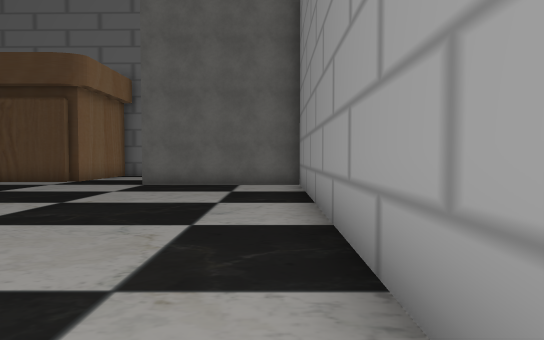
view 1 (above)

20 first-person views from a walk through a 3-D level made in the Unity game engine. The camera is 1.53 m above the floor, tilts 2° down and sees 75° across. The floor is counted in squares, 1.92 m on a side. Each view is taken from the middle of a square. On the plan, view 1 faces up. The plan holds only what a view shows up to about 11 squares ahead; the rest is blank. The place goes on beyond the plan. The player character is not drawn. Some surface patterns are stand-ins.

view 2
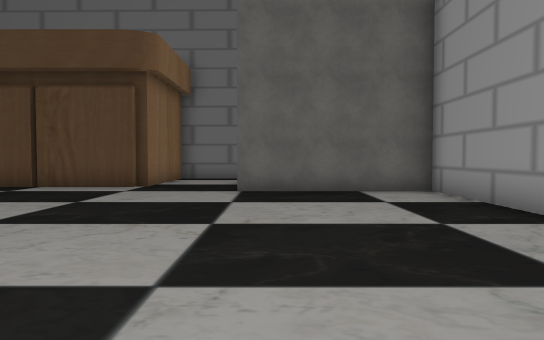

view 3
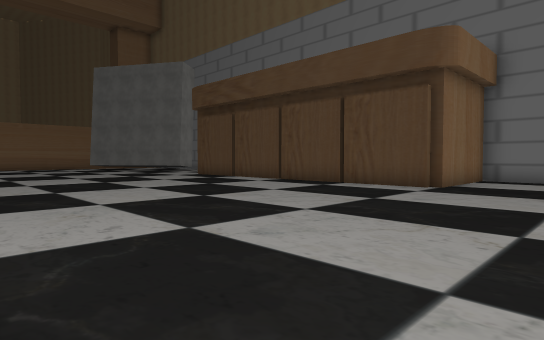

view 4
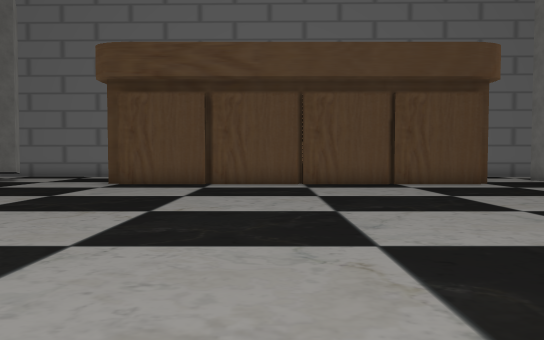

view 5
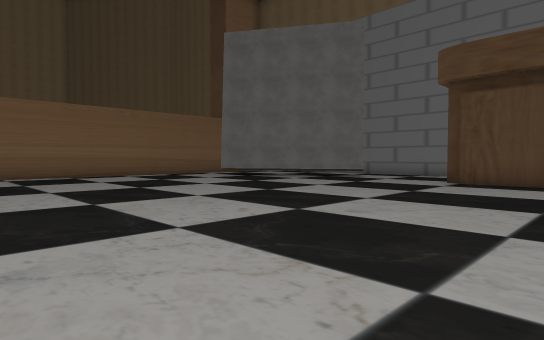

view 6
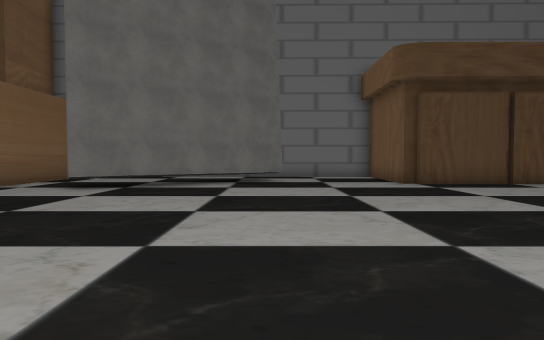

view 7
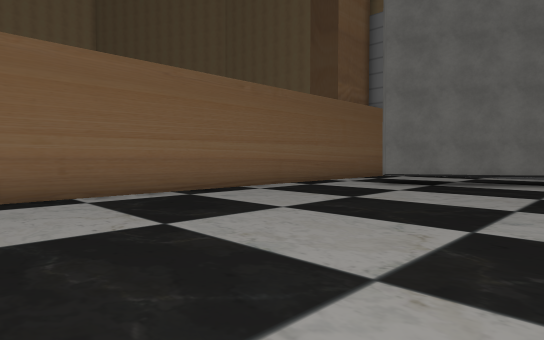

view 8
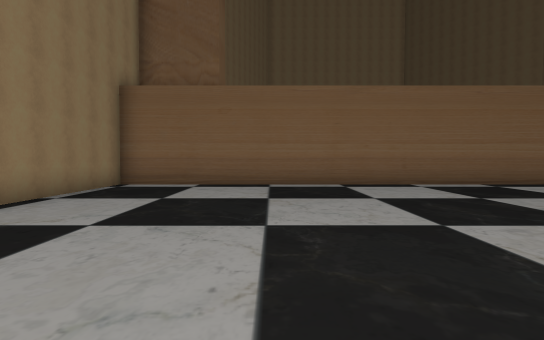

view 9
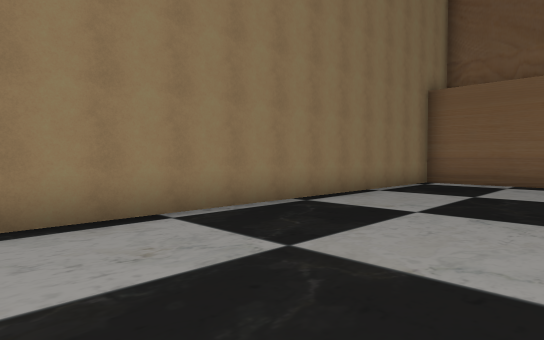

view 10
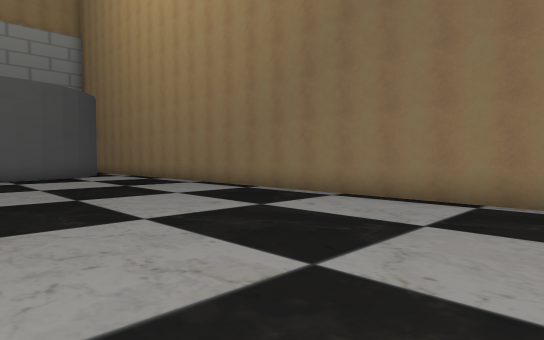

view 11
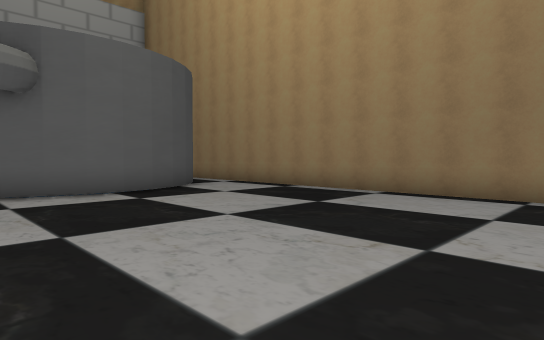

view 12
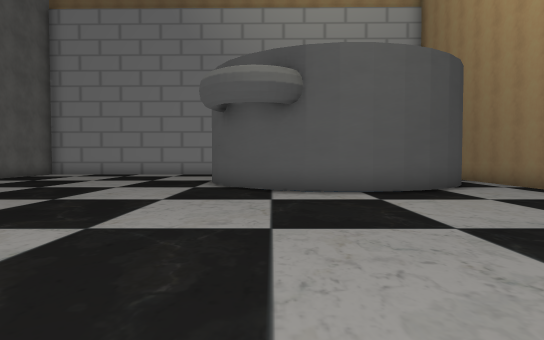

view 13
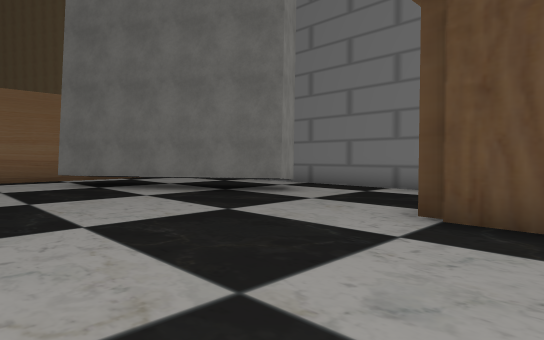

view 14
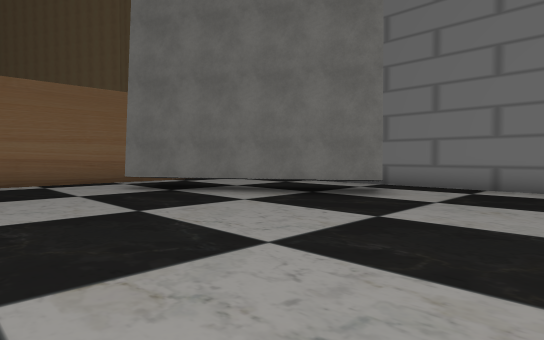

view 15
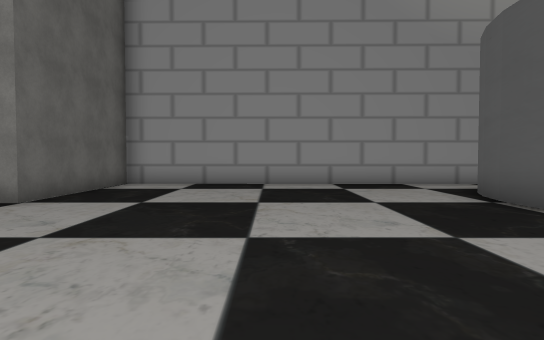

view 16
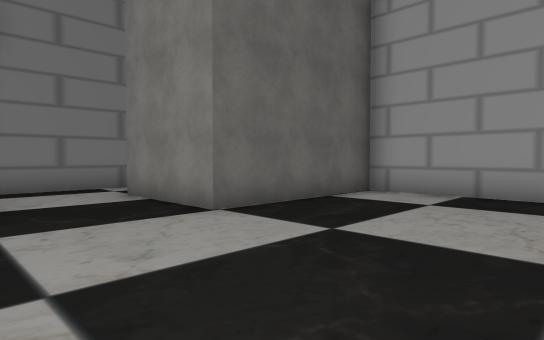

view 17
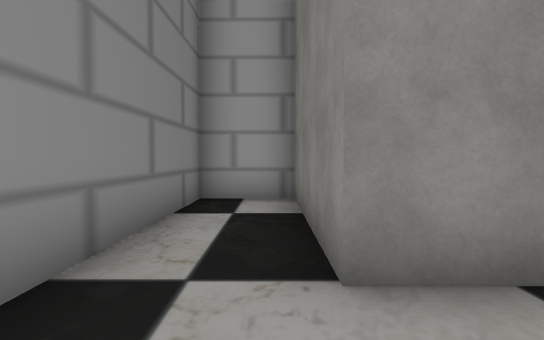

view 18
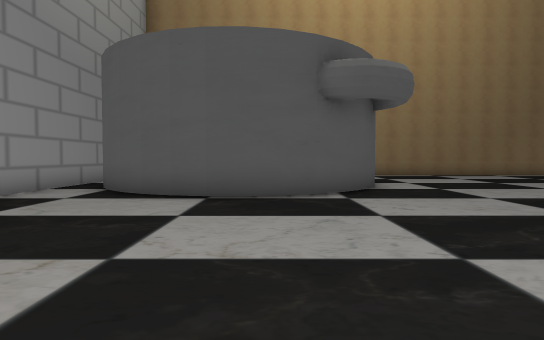

view 19
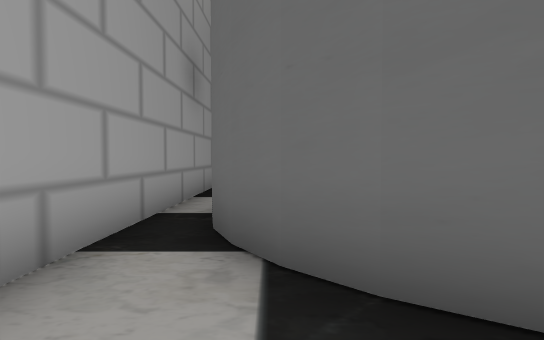

view 20
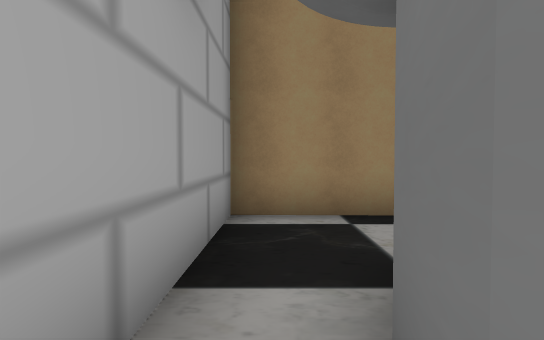

### Floor plan
Key: @ floor where view 1 was taken; # wall or solid block; . floor; T thing the floor can be seen under or through.
Columns run from 30 left of view 1 to 1 right of it. Each row starts with its distance up from view 1.
 16        #####            ########
 15      .......            .......#
 14     ...T....           #.......#
 13    ... TT...           #...#####
 12 #...  TT....############...####
 11 #.. TT.....................#####
 10 #..T...........................#
  9 #..............................#
  8 #..............................#
  7 #..............................#
  6 #..............................#
  5 #..............................#
  4 #..............................#
  3 #..............................#
  2 #..............................#
  1 #.......................#####..#
  0 #......................##   ##@#
 -1 #.....................##     #.#
 -2 #.....................##     #.#
 -3 #......................#     #.#
 -4 #......................##     .#
 -5 #.......................#    ..#
 -6 #.........................   ..#
 -7 ##########################  ####

Where each view was taken, in squares from view 1:
view 1: 0 up, 0 right, facing up
view 2: 2 up, 3 left, facing up
view 3: 2 up, 3 left, facing up-left
view 4: 1 up, 13 left, facing up
view 5: 0 up, 14 left, facing up-left
view 6: 1 up, 22 left, facing up
view 7: 0 up, 22 left, facing up-left
view 8: 2 down, 19 left, facing left
view 9: 2 down, 18 left, facing down-left
view 10: 0 up, 22 left, facing down-right
view 11: 1 up, 16 left, facing down-right
view 12: 0 up, 16 left, facing right
view 13: 7 up, 16 left, facing up-left
view 14: 6 up, 18 left, facing up-left
view 15: 6 up, 10 left, facing right
view 16: 6 up, 7 left, facing up-right
view 17: 14 up, 6 left, facing right
view 18: 9 up, 5 left, facing down
view 19: 3 up, 1 left, facing down
view 20: 2 down, 0 right, facing down
